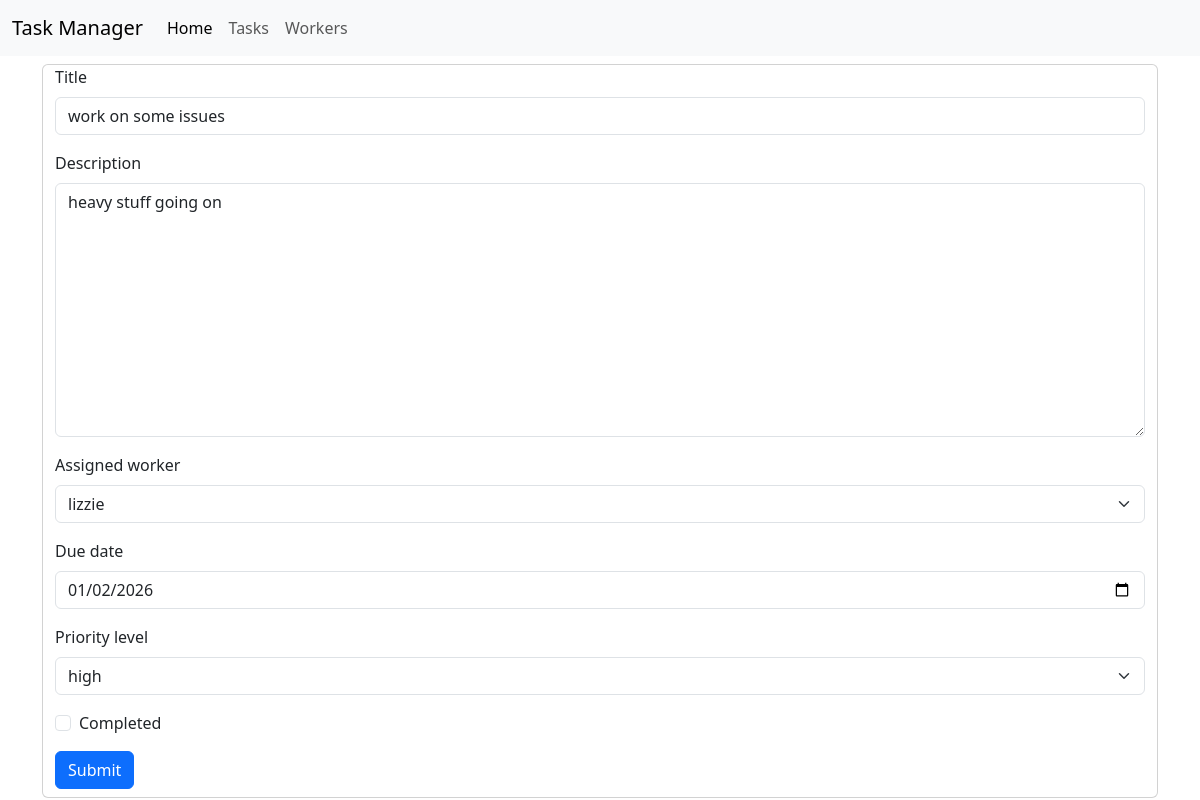
/tasks/update/3, run on the app's committed database.
### manager/models.py (models this page shows, shortened)
class Task(models.Model):
    class Level(models.TextChoices):
        High = "High","high"
        Medium = "Medium","medium"
        Low = "Low","low"
    task_id = models.CharField(max_length=20)
    title = models.CharField(max_length=100, null=True, blank=True)
    description = models.TextField(blank=True, null=True)
    assigned_worker = models.ForeignKey('Worker', on_delete=models.SET_NULL, null=True, blank=True)
    date_created = models.DateField(auto_now_add=True, null=True)
    due_date = models.DateField(null=True, blank=True)
    priority_level  = models.CharField(max_length=10, choices=Level.choices,default=Level.Low)
    completed = models.BooleanField(default=False)

### manager/views.py (the view)
# urls.py: path('tasks/update/<int:id>',views.taskUpdateView,name='task-update'),
def taskUpdateView(request, id):
    task = Task.objects.get(id=id)
    form = TaskForm(instance=task)
    if request.method == 'POST':
        form = TaskForm(request.POST, instance=task)
        if form.is_valid():
            form.save()
            return redirect('tasks')
    return render(request, 'form.html', {'form':form})

### manager/forms.py
class TaskForm(forms.ModelForm):
    class Meta:
        model = Task
        fields = ['title','description','assigned_worker','due_date','priority_level','completed']
        widgets = {
            'due_date': forms.DateInput(attrs={'type':'date'}),
        }

### manager/models.py (called while the page is built)
    def __str__(self):
        return self.name

### manager/templates/form.html (shortened to what this page needs)
{% extends 'base.html' %}
{% load django_bootstrap5 %}
{% block content %}
    <div class="card mt-2">
        <div class="container">
            <form action="" class="form" method="post">
                {% bootstrap_form form %}
                <div class="my-2">
                    {% bootstrap_button button_type="submit" content="Submit" %}
                </div>
            </form>
        </div>
    </div>
{% endblock content %}

### data on the page
Task: title "work on some issues", description "heavy stuff going on", assigned_worker "lizzie", due_date "01/02/2026", priority_level "high"
